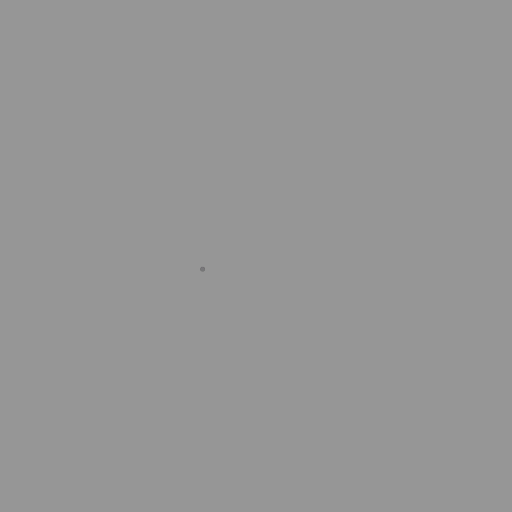
Frame 1 (no input)
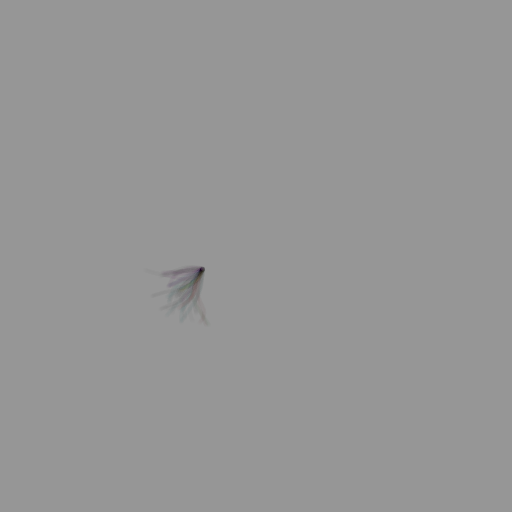
Frame 60 (no input)
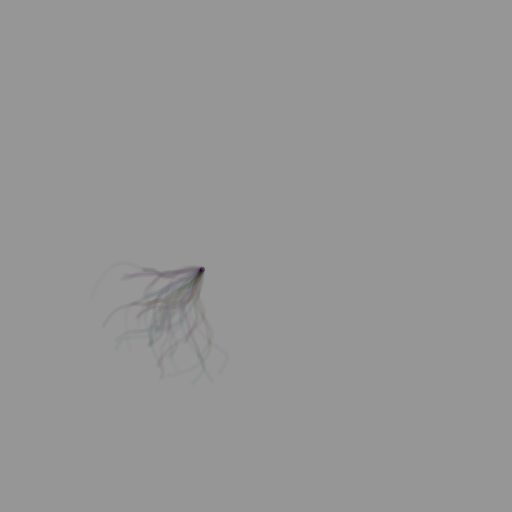
Frame 120 (the mouse pressed at the canvas centre since frame 60)

The p5.js sketch that drew these frames (run headless with seeded random() and noise() and a simulated clock; from frame 60 on, the mouse is pressed at the canvas centre):

// p5.js sketch
// ── sketch.js
const canvas_w = 512;
const canvas_h = 512;

const colors = [
  // [93, 188, 210], // blue
  [220, 147, 103], // orange
  [220, 147, 103], // orange
  [220, 147, 103], // orange
  // [54, 44, 61], // purple
  // [10, 10, 10],
  // [230, 230, 230],
  // [230, 230, 230],
  // [230, 230, 230],
  // [230, 230, 230],
  [20, 20, 20],  
];

const ball_groups = [];
const n_groups = 4;
let generation = 0;
const n_generations = 6;

const buffer = 100;
let cp;

function gen_group_circle() {
  const binary_colors = shuffle(colors).slice(0, 2);
  const angle_adjust = PI * generation % 2;
  const angle_width_adjust = map(generation, 0, n_generations, PI / 4, PI / 4);
  const len = map(generation, 0, n_generations, 100, 50);

  const r = map(generation, 0, n_generations, 230, 0);
  const alpha = map(generation, 0, n_generations, 2, 200);
  const color_adjust = map(generation, 0, n_generations, 50, 0);

  for (let i = 0; i < n_groups; i++) {
    let c = binary_colors[i % 2];
    c = c.map((x) => x + color_adjust);
    c.push(alpha);

    const start_a = i * TWO_PI / 4 - angle_width_adjust + angle_adjust;
    const stop_a = (i + 1) * TWO_PI / 4 + angle_width_adjust + angle_adjust;
    const a = (start_a + stop_a) / 2;

    const cp_i = createVector(
      cos(a) * r + cp.x,
      sin(a) * r + cp.y,
    );

    const ball_group = new BallGroup(cp_i, start_a, stop_a, c, len);
    ball_groups.push(ball_group);
  }
}


function setup() {
  createCanvas(canvas_w, canvas_h);

  cp = createVector(
  	constrain(random(width), buffer, width - buffer),
  	constrain(random(height), buffer, height - buffer),
  );

  gen_group_circle();

  background(150);
}


function draw() {
  let n_processing = 0;
  for (const ball_group of ball_groups) {
    ball_group.update();
  	ball_group.draw();
    n_processing += !ball_group.done;
  }

  if (n_processing == 0 && generation < n_generations) {
    generation++;
    gen_group_circle();
  }
}

// ── ball.js
class Ball {
  constructor(cp, min_a, max_a, f, path_d) {
    this.fill = f || color(random(colors));
    this.stroke = this.fill.levels.map((x) => x + 10);

    this.cp = cp;
    this.path_dr = random(0.5, 1);
    this.path_r = 0;
    this.path_d = path_d || random(width * 0.1, width * 0.2);
    this.max_path_r = this.path_r + this.path_d;
    this.draw_r = 2.5;

    this.noise_a = random(100);
    this.a_off = 0.005;
    this.a = null;
    this.max_a = max_a || random(TWO_PI);
    this.min_a = min_a || this.max_a - TWO_PI / 5;

    this.p = createVector();
    this.update();

    this.done = false;
  }

  update() {
  	if (this.path_r >= this.max_path_r) {
  		this.done = true;
  		return;
  	}

  	this.a = noise(this.noise_a) * (this.max_a - this.min_a) + this.min_a;
  	this.p.x = cos(this.a) * this.path_r;
  	this.p.y = sin(this.a) * this.path_r;

  	this.path_r += this.path_dr;
  	this.noise_a += this.a_off;
  }

  draw() {
    if (this.done) {
      return
    }
    
  	push();
  	translate(this.cp.x, this.cp.y);
  	fill(this.fill);
  	// stroke(this.stroke);
    noStroke();
  	ellipse(this.p.x, this.p.y, this.draw_r * 2, this.draw_r * 2);
  	pop();
  }
}

// ── ball_group.js
class BallGroup {
  constructor(cp, min_a, max_a, f, path_d) {
    this.cp = cp;
    this.fill = color(f);
    this.min_a = min_a;
    this.max_a = max_a;
    this.path_d = path_d || random(width * 0.1, width * 0.2);

    this.n = random(20, 40);

    this.balls = [];
    for (let i = 0; i < this.n; i++) {
      const d = this.path_d + random(this.path_d * 0.7, this.path_d * 1.2)
      const c = color(
        this.fill.levels.map((x) => x + random(-20, 20))
      );
      c.setAlpha(this.fill._getAlpha())

      const ball = new Ball(cp, min_a, max_a, c, d);
      this.balls.push(ball);
    }

    this.done = false;
  }

  update() {
    if (this.done) {
      return
    }

    let n_to_finish = 0
    for (const ball of this.balls) {
      ball.update();
      n_to_finish += !ball.done
    }

    if (n_to_finish == 0) {
      this.done = true
    }
  }

  draw() {
    if (this.done) {
      return
    }

    for (const ball of this.balls) {
      ball.draw();
    }
  }
}
